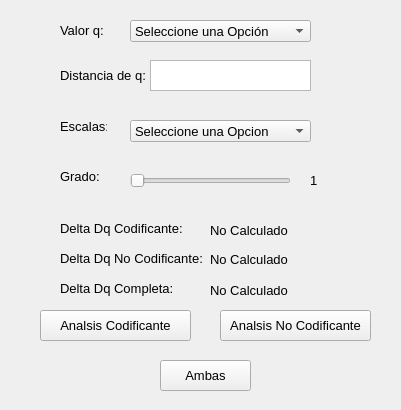
<?xml version="1.0" encoding="UTF-8"?>
<ui version="4.0">
 <class>detrend</class>
 <widget class="QWidget" name="detrend">
  <property name="geometry">
   <rect>
    <x>0</x>
    <y>0</y>
    <width>401</width>
    <height>410</height>
   </rect>
  </property>
  <property name="font">
   <font>
    <pointsize>10</pointsize>
   </font>
  </property>
  <property name="windowTitle">
   <string>Detrend</string>
  </property>
  <widget class="QLabel" name="label">
   <property name="geometry">
    <rect>
     <x>60</x>
     <y>20</y>
     <width>47</width>
     <height>21</height>
    </rect>
   </property>
   <property name="font">
    <font>
     <pointsize>10</pointsize>
    </font>
   </property>
   <property name="text">
    <string>Valor q:</string>
   </property>
  </widget>
  <widget class="QComboBox" name="valorQ">
   <property name="geometry">
    <rect>
     <x>130</x>
     <y>20</y>
     <width>181</width>
     <height>22</height>
    </rect>
   </property>
   <property name="font">
    <font>
     <pointsize>10</pointsize>
    </font>
   </property>
   <item>
    <property name="text">
     <string>Seleccione una Opción</string>
    </property>
   </item>
   <item>
    <property name="text">
     <string>-1 a 1</string>
    </property>
   </item>
   <item>
    <property name="text">
     <string>-3 a 3</string>
    </property>
   </item>
   <item>
    <property name="text">
     <string>-5 a 5</string>
    </property>
   </item>
   <item>
    <property name="text">
     <string>-10 a 10</string>
    </property>
   </item>
   <item>
    <property name="text">
     <string>-20 a 20</string>
    </property>
   </item>
  </widget>
  <widget class="QComboBox" name="escalas">
   <property name="geometry">
    <rect>
     <x>130</x>
     <y>120</y>
     <width>181</width>
     <height>22</height>
    </rect>
   </property>
   <property name="font">
    <font>
     <pointsize>10</pointsize>
    </font>
   </property>
   <item>
    <property name="text">
     <string>Seleccione una Opcion</string>
    </property>
   </item>
   <item>
    <property name="text">
     <string>5</string>
    </property>
   </item>
   <item>
    <property name="text">
     <string>10</string>
    </property>
   </item>
   <item>
    <property name="text">
     <string>20</string>
    </property>
   </item>
   <item>
    <property name="text">
     <string>50</string>
    </property>
   </item>
  </widget>
  <widget class="QLabel" name="label_2">
   <property name="geometry">
    <rect>
     <x>60</x>
     <y>170</y>
     <width>47</width>
     <height>13</height>
    </rect>
   </property>
   <property name="font">
    <font>
     <pointsize>10</pointsize>
    </font>
   </property>
   <property name="text">
    <string>Grado:</string>
   </property>
  </widget>
  <widget class="QPushButton" name="btnCodificanteA">
   <property name="geometry">
    <rect>
     <x>40</x>
     <y>310</y>
     <width>151</width>
     <height>31</height>
    </rect>
   </property>
   <property name="font">
    <font>
     <pointsize>10</pointsize>
    </font>
   </property>
   <property name="text">
    <string>Analsis Codificante</string>
   </property>
  </widget>
  <widget class="QLabel" name="label_6">
   <property name="geometry">
    <rect>
     <x>60</x>
     <y>120</y>
     <width>47</width>
     <height>13</height>
    </rect>
   </property>
   <property name="font">
    <font>
     <pointsize>10</pointsize>
    </font>
   </property>
   <property name="text">
    <string>Escalas:</string>
   </property>
  </widget>
  <widget class="QSlider" name="horizontalSlider">
   <property name="geometry">
    <rect>
     <x>130</x>
     <y>170</y>
     <width>161</width>
     <height>22</height>
    </rect>
   </property>
   <property name="font">
    <font>
     <pointsize>10</pointsize>
    </font>
   </property>
   <property name="minimum">
    <number>1</number>
   </property>
   <property name="maximum">
    <number>4</number>
   </property>
   <property name="orientation">
    <enum>Qt::Horizontal</enum>
   </property>
  </widget>
  <widget class="QLabel" name="lblGrado">
   <property name="geometry">
    <rect>
     <x>310</x>
     <y>170</y>
     <width>31</width>
     <height>21</height>
    </rect>
   </property>
   <property name="font">
    <font>
     <pointsize>10</pointsize>
    </font>
   </property>
   <property name="text">
    <string>1</string>
   </property>
  </widget>
  <widget class="QPushButton" name="btnNoCodificanteA">
   <property name="geometry">
    <rect>
     <x>220</x>
     <y>310</y>
     <width>151</width>
     <height>31</height>
    </rect>
   </property>
   <property name="font">
    <font>
     <pointsize>10</pointsize>
    </font>
   </property>
   <property name="text">
    <string>Analsis No Codificante</string>
   </property>
  </widget>
  <widget class="QLabel" name="label_3">
   <property name="geometry">
    <rect>
     <x>60</x>
     <y>60</y>
     <width>91</width>
     <height>31</height>
    </rect>
   </property>
   <property name="text">
    <string>Distancia de q:</string>
   </property>
  </widget>
  <widget class="QTextEdit" name="distancia">
   <property name="geometry">
    <rect>
     <x>150</x>
     <y>60</y>
     <width>161</width>
     <height>31</height>
    </rect>
   </property>
  </widget>
  <widget class="QPushButton" name="btnAmbas">
   <property name="geometry">
    <rect>
     <x>160</x>
     <y>360</y>
     <width>91</width>
     <height>31</height>
    </rect>
   </property>
   <property name="text">
    <string>Ambas</string>
   </property>
  </widget>
  <widget class="QLabel" name="label_4">
   <property name="geometry">
    <rect>
     <x>60</x>
     <y>220</y>
     <width>131</width>
     <height>16</height>
    </rect>
   </property>
   <property name="text">
    <string>Delta Dq Codificante:</string>
   </property>
  </widget>
  <widget class="QLabel" name="label_5">
   <property name="geometry">
    <rect>
     <x>60</x>
     <y>250</y>
     <width>151</width>
     <height>16</height>
    </rect>
   </property>
   <property name="text">
    <string>Delta Dq No Codificante:</string>
   </property>
  </widget>
  <widget class="QLabel" name="label_7">
   <property name="geometry">
    <rect>
     <x>60</x>
     <y>280</y>
     <width>141</width>
     <height>16</height>
    </rect>
   </property>
   <property name="text">
    <string>Delta Dq Completa:</string>
   </property>
  </widget>
  <widget class="QLabel" name="DeltaCod">
   <property name="geometry">
    <rect>
     <x>210</x>
     <y>220</y>
     <width>101</width>
     <height>21</height>
    </rect>
   </property>
   <property name="text">
    <string>No Calculado</string>
   </property>
  </widget>
  <widget class="QLabel" name="DeltaNoCod">
   <property name="geometry">
    <rect>
     <x>210</x>
     <y>249</y>
     <width>81</width>
     <height>21</height>
    </rect>
   </property>
   <property name="text">
    <string>No Calculado</string>
   </property>
  </widget>
  <widget class="QLabel" name="DeltaCom">
   <property name="geometry">
    <rect>
     <x>210</x>
     <y>280</y>
     <width>91</width>
     <height>20</height>
    </rect>
   </property>
   <property name="text">
    <string>No Calculado</string>
   </property>
  </widget>
 </widget>
 <resources/>
 <connections>
  <connection>
   <sender>horizontalSlider</sender>
   <signal>sliderMoved(int)</signal>
   <receiver>lblGrado</receiver>
   <slot>setNum(int)</slot>
   <hints>
    <hint type="sourcelabel">
     <x>248</x>
     <y>180</y>
    </hint>
    <hint type="destinationlabel">
     <x>311</x>
     <y>184</y>
    </hint>
   </hints>
  </connection>
 </connections>
</ui>
